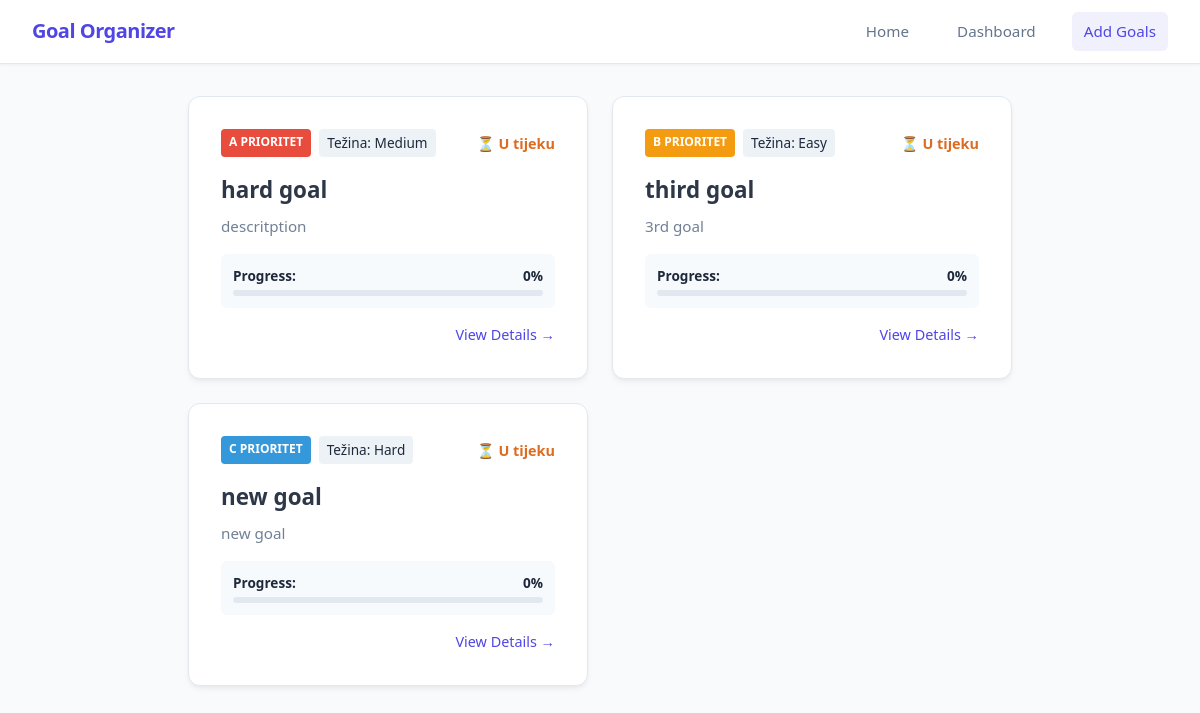
Page /dashboard on the earlier database version.
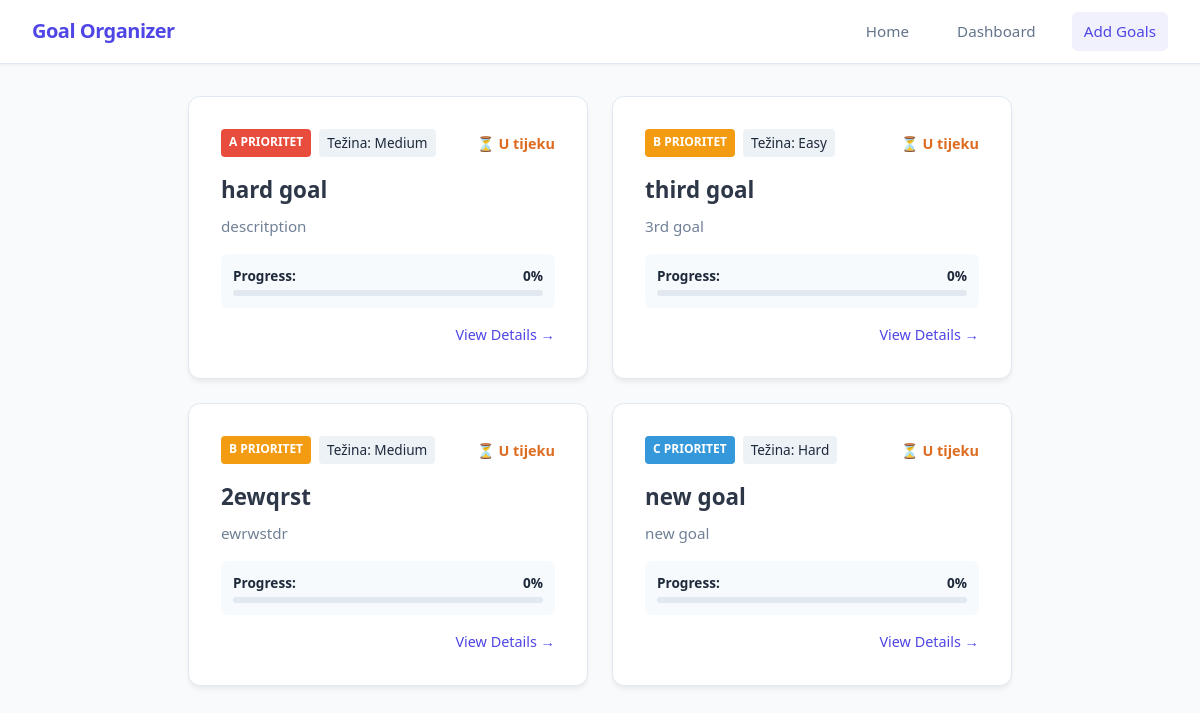
Same page on the later database version.
### app/models_db.py (models this page shows, shortened)
class Goal(db.Model):
    id = db.Column(db.Integer, primary_key=True)
    title = db.Column(db.String(100), nullable=False)
    description = db.Column(db.Text, nullable=False)
    tasks = db.Column(db.JSON, nullable=True, default=[])
    is_completed = db.Column(db.Boolean, default=False)
    progress_percentage = db.Column(db.Float, default=0.0)
    difficulty = db.Column(db.String(20), nullable=False, default='Medium')
    priority = db.Column(db.String(1), nullable=False, default='b')

### app/routes.py (the view)
@main.route("/dashboard", methods=['GET', 'POST'])
def dashboard():
    goals = Goal.query.order_by(Goal.priority.asc()).all()
    return render_template('dashboard.html', goals=goals)

### app/templates/dashboard.html (shortened to what this page needs)
{% extends 'base.html' %}
{%block content%}
<div class="dashboard-wrapper">
    <div class="goals-grid-container">
        {% if goals %}
            {% for goal in goals %}
                <div class="card" style="margin: 0; display: flex; flex-direction: column; gap: 1rem; justify-content: space-between;">
                    <div style="display: flex; gap: 0.5rem; align-items: center; justify-content: space-between;">
                        <div style="display: flex; gap: 0.5rem;">
                            <span class="badge badge-{{ goal.priority }} ">{{ goal.priority | upper }} prioritet</span>
                            <span style="background: #edf2f7; padding: 0.25rem 0.5rem; border-radius: 4px; font-size: 0.85rem; font-weight: 500;">
                                Težina: {{ goal.difficulty }}
                            </span>
                        </div>
                        <div>
                            {% if goal.is_completed %}
                                <span style="color: #38a169; font-weight: bold; font-size: 0.9rem;">✓ Završeno</span>
                            {% else %}
                                <span style="color: #dd6b20; font-weight: bold; font-size: 0.9rem;">⏳ U tijeku</span>
                            {% endif %}
                        </div>
                    </div>
                    <div>
                        <h2 style="margin: 0 0 0.5rem 0; font-size: 1.4rem;">
                            <a href="{{ url_for('main.view_goal', goal_id=goal.id) }}" style="color: #2d3748; text-decoration: none; hover: underline;">
                                {{ goal.title }}
                            </a>
                        </h2>
                        <p style="margin: 0; color: #718096; line-height: 1.5; font-size: 0.95rem;">
                            {{ goal.description or 'Nema opisa.' }}
                        </p>
                    </div>
                    <div style="background: #f7fafc; padding: 0.75rem; border-radius: 6px;">
                        <div style="display: flex; justify-content: space-between; margin-bottom: 0.25rem; font-weight: 600; font-size: 0.85rem;">
                            <span>Progress:</span>
                            <span>{{ goal.progress_percentage | round | int }}%</span>
                        </div>
                        <div style="width: 100%; background: #e2e8f0; height: 6px; border-radius: 4px; overflow: hidden;">
                        </div>
                    </div>
                    <div style="display: flex; justify-content: flex-end; margin-top: auto;">
                        <a href="{{ url_for('main.view_goal', goal_id=goal.id) }}" style="text-decoration: none; color: var(--primary); font-weight: 500; font-size: 0.9rem;">
                            View Details →
                        </a>
                    </div>
                </div>
            {% endfor %}
        {% else %}
            <p style="grid-column: span 2; text-align: center; color: var(--text-muted); font-style: italic;">
                Trenutno nemate dodanih ciljeva.
            </p>
        {% endif %}
    </div>
</div>
{% endblock %}

### app/templates/base.html (shortened to what this page needs)
<!DOCTYPE html>
<html lang="en">
<head>
    <script src="https://unpkg.com/@tailwindcss/browser@4"></script>
</head>
<body>
    <header>
        <nav class="navbar">
            <div class="navbar-container">
                <a href="/" class="navbar-brand">Goal Organizer</a>
                <ul class="navbar-links">
                    <a href="/">Home</a>
                    <a href="/dashboard">Dashboard</a>
                    <a href="/goals" class="active">Add Goals</a>
                </ul>
            </div>
        </nav>
    </header>
    <main>
        {%block content %} {% endblock %}
    </main>
</body>
<link rel="stylesheet"
      href="{{ url_for('static', filename='style.css') }}">
</html>

### app/static/style.css (style rules this page uses)
:root { --bg-color: #f8fafc; --card-bg: #ffffff; --text-main: #1e293b; --text-muted: #64748b; --border-color: #e2e8f0; --primary: #4f46e5; --primary-hover: #4338ca; --success: #22c55e; --pending: #f59e0b; }
body { font-family: 'Segoe UI', Roboto, Helvetica, Arial, sans-serif; background-color: var(--bg-color); color: var(--text-main); margin: 0; padding: 2rem; display: flex; justify-content: center; }
h1, h2, h3, a, .goal-title { white-space: nowrap; overflow: hidden; text-overflow: ellipsis; max-width: 100%; }
p { word-break: break-word; overflow-wrap: anywhere; white-space: normal; }
.badge { padding: 4px 8px; border-radius: 4px; font-size: 12px; font-weight: bold; text-transform: uppercase; }
.badge-a { background-color: #e74c3c; color: white; }
.badge-b { background-color: #f39c12; color: white; }
.badge-c { background-color: #3498db; color: white; }
.card { max-width: 600px; min-width: 400px; background: var(--card-bg); padding: 2rem; border-radius: 12px; box-shadow: 0 4px 6px -1px rgba(0, 0, 0, 0.05), 0 2px 4px -1px rgba(0, 0, 0, 0.03); border: 1px solid var(--border-color); }
.card h2 { margin-top: 0; margin-bottom: 1.5rem; font-size: 1.25rem; font-weight: 600; }
.badge { padding: 0.25rem 0.5rem; border-radius: 4px; font-size: 0.75rem; font-weight: 600; text-transform: uppercase; }
.navbar { position: fixed; top: 0; left: 0; right: 0; height: 64px; background-color: var(--card-bg); border-bottom: 1px solid var(--border-color); box-shadow: 0 1px 3px 0 rgba(0, 0, 0, 0.05); display: flex; justify-content: center; align-items: center; z-index: 1000; }
.navbar-container { width: 100%; max-width: 1200px; padding: 0 2rem; display: flex; justify-content: space-between; align-items: center; box-sizing: border-box; }
.navbar-brand { font-size: 1.25rem; font-weight: 700; color: var(--primary); text-decoration: none; letter-spacing: -0.025em; }
.navbar-links { display: flex; gap: 1.5rem; list-style: none; margin: 0; padding: 0; }
.navbar-links a { text-decoration: none; color: var(--text-muted); font-size: 0.95rem; font-weight: 500; padding: 0.5rem 0.75rem; border-radius: 6px; transition: color 0.2s, background-color 0.2s; }
.navbar-links a.active { color: var(--primary); background-color: rgba(79, 70, 229, 0.08); }
body { padding-top: calc(64px + 2rem); }
.dashboard-wrapper { width: 100%; max-width: 1200px; margin: 0 auto; }
.goals-grid-container { display: grid; grid-template-columns: repeat(2, 1fr); gap: 1.5rem; width: 100%; }

Differences in the rows shown:
added Goal: priority "B", difficulty "Medium", is_completed "⏳ U tijeku", title "2ewqrst", description "ewrwstdr", progress_percentage "0"
